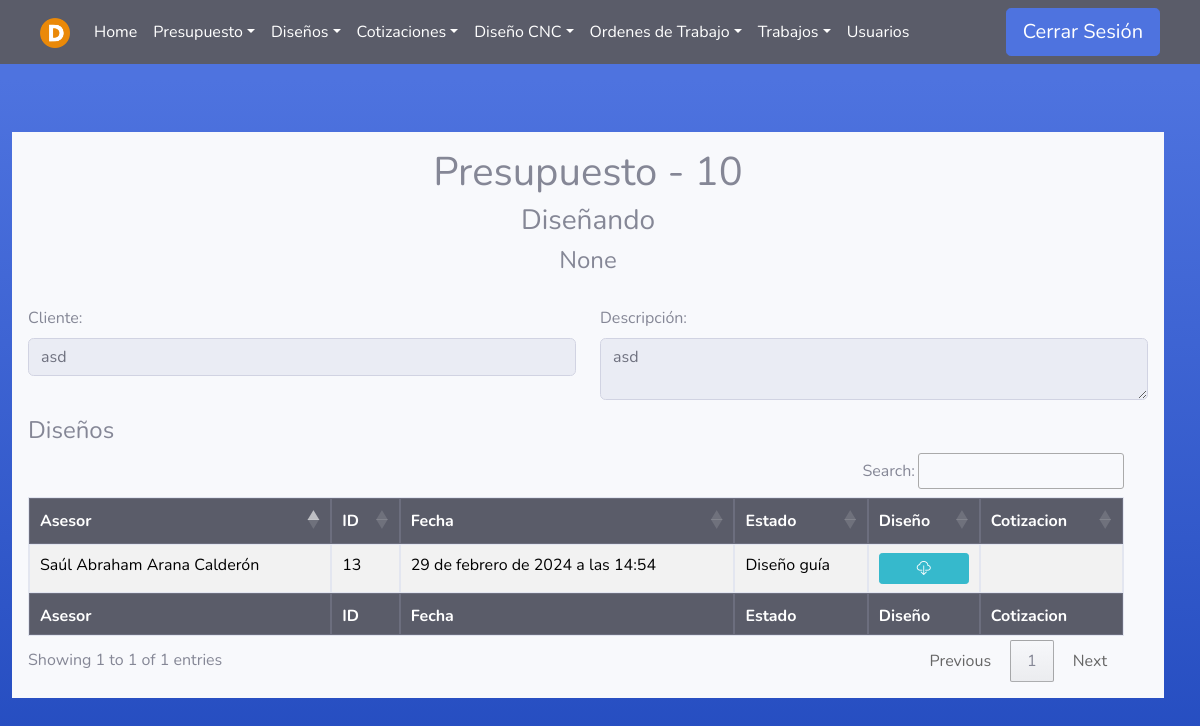
Before: /Presupuesto/Informacion/Finalizado/10/ (signed in) with the older database file.
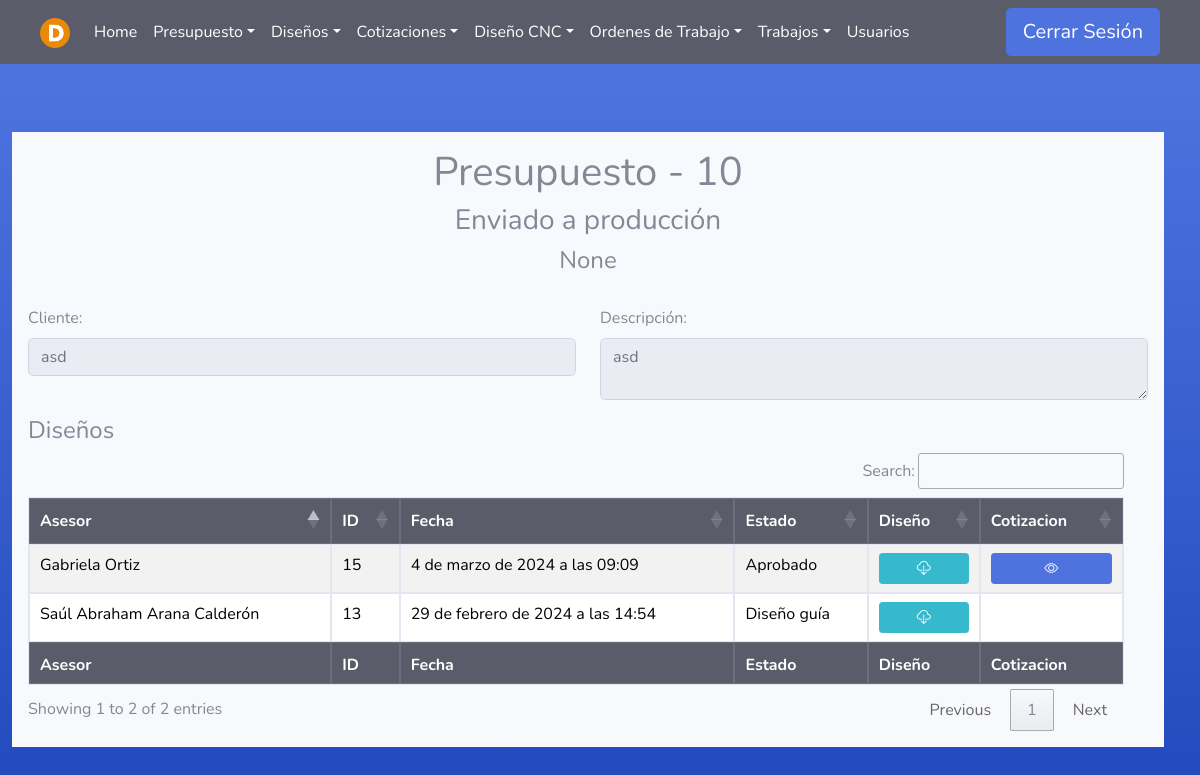
After: the same page with the newer database file.
### Asesores/models.py (models this page shows)
class Presupuesto(models.Model):
    asesor = models.ForeignKey(User, on_delete=models.PROTECT, null=False, blank=False)
    fecha_inicio = models.DateTimeField(null=False, auto_now_add=True, blank=False)
    cliente = models.CharField(max_length=100, null=False, blank=False)
    descripcion = models.TextField(null=False, blank=False)
    estado=models.TextField(null=True, blank=True)
    fecha_fin = models.DateTimeField(null=True, blank=True)

class Diseno(models.Model):
    usuario = models.ForeignKey(User, on_delete=models.PROTECT, null=False, blank=False)
    presupuesto = models.ForeignKey(Presupuesto, on_delete=models.PROTECT, null=False, blank=False)
    fecha = models.DateTimeField(auto_now_add=True)
    estado=models.TextField(null=True, blank=True, default='Diseñando')
    comentario=models.TextField(null=True, blank=True)
    archivo = models.FileField( upload_to='media/disenosPresupuestos/',null=False, blank=False)

### Asesores/views.py (the view)
# urls.py: path('Informacion/Finalizado/<pre_id>/', asesor_views.disenos_presupuesto_fin , name='verInformacionfin'),
@login_required(login_url='index')
def disenos_presupuesto_fin(request, pre_id):
    user = request.user
    if (user.groups.filter(name='Asesor').exists() or user.groups.filter(name='Administrador').exists() or user.is_superuser or user.groups.filter(name='Designer').exists()):
        presupuesto = get_object_or_404(Presupuesto, pk=pre_id)
        pres = Diseno.objects.filter(presupuesto_id=presupuesto)
        cotizaciones = Cotizacion.objects.filter(diseno__presupuesto=presupuesto)
        contratos = Orden_trabajo.objects.filter(presupuesto_id=presupuesto)
        return render(request,'Asesor/listado_disenos_presupuesto_fin.html', {'presupuesto':presupuesto, 'pres': pres, 'cotizaciones': cotizaciones, 'contratos':contratos})
    else:
        error = "No tienes permiso para acceder a esta página."
        return render(request, '404.html', {'error': error})

### Templates/Asesor/listado_disenos_presupuesto_fin.html (shortened to what this page needs)
{% extends 'tables.html' %}
{% block botones%}
<div class="text-center">
    <h1>Presupuesto - {{presupuesto.id}}</h1>
    <h3>{{presupuesto.estado}}</h3>
    <h4>{{presupuesto.fecha_fin}}</h4>
</div>
<br>
<div class="row">
    <div class="col-md-6">
        <label for="presupuesto_desc">Cliente:</label>
        <input type="text" class="form-control form-control-user" readonly name="presupuesto_desc" value="{{ presupuesto.cliente }}">
    </div>
    <div class="col-md-6">
        <label for="presupuesto_desc">Descripción:</label>
        <textarea class="form-control form-control-user" readonly name="presupuesto_desc" linenumbers="4">{{ presupuesto.descripcion }}</textarea>
    </div>
<div style="justify-content: space-between;" class="mt-3">
    <h4>Diseños</h4>
</div>
{% endblock %}
{% load static %}
{% block head %}
{% if user.is_superuser or user.groups.all.0.name == "Administrador" %}
<th>Asesor</th>
{% endif %}
<th>ID</th>
<th>Fecha</th>
<th>Estado</th>
<th>Diseño</th>
<th>Cotizacion</th>
{% endblock %}
{% block tbody %}
{% for diseno in pres %}
<tr>
    {% if user.is_superuser or user.groups.all.0.name == "Administrador" %}
    <td>{{ diseno.usuario.first_name}} {{ diseno.usuario.last_name}}</td>
    {% endif %}
    <td>{{ diseno.id }}</td>
    <td>{{ diseno.fecha }}</td>
    <td>{{ diseno.estado }}</td>
    <td>
        <div>
            <div class="text-center">
                <a class="btn btn-info btn-sm btn-block" href="{% url 'descargar_archivo' id=diseno.id %}" download>
                    <i class="bi bi-cloud-download"></i>
                </a>
            </div>
        </div>
    </td>
    <td>
        {% if diseno.estado != 'Rechazado' and diseno.estado != 'Diseño guía' %}
            <a class="btn btn-primary btn-sm btn-block" href="/Presupuesto/Informacion/Diseno/{{diseno.id}}/">
                <i class="bi bi-eye"></i>
            </a>
        {% endif %}
    </td>
</tr>
{% endfor %}
{% endblock %}
{% block footer %}
{% if user.is_superuser or user.groups.all.0.name == "Administrador" %}
<th>Asesor</th>
{% endif %}
<th>ID</th>
<th>Fecha</th>
<th>Estado</th>
<th>Diseño</th>
<th>Cotizacion</th>
{% endblock %}

Changed rows visible on the page:
changed Presupuesto "None": estado "Diseñando" → "Enviado a producción"
added Diseno: usuario.first_name "Gabriela", usuario.last_name "Ortiz", id "15", fecha "4 de marzo de 2024 a las 09:09", estado "Aprobado"
Other visible differences:
text written by a page script: "Search: Showing 1 to 1 of 1 entries Previous 1 Next" → "Search: Showing 1 to 2 of 2 entries Previous 1 Next"
